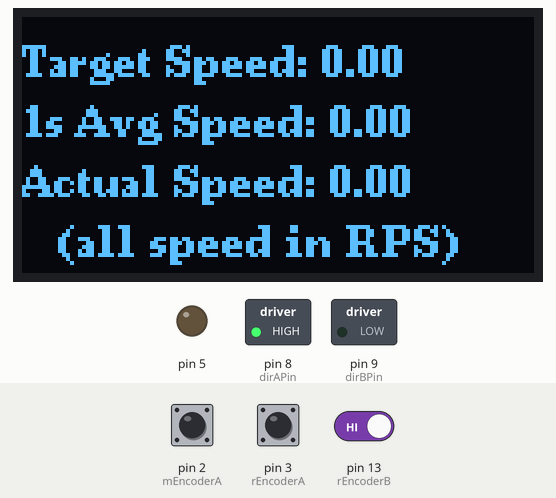
Simulated run of this sketch. Board: Arduino Uno, built with avr-gcc and run on an emulated ATmega328P. Shown: 128×64 one-colour display, switched loads named in the sketch (green lamp = pin HIGH), output pins drawn as LEDs (lit = HIGH). The test bench sets the inputs (shaded band); at power-on: pin 3 (rEncoderA) HIGH, pin 2 (mEncoderA) HIGH, pin 13 (rEncoderB) HIGH.

Above: at 1.5 s.
1.6 s: pin 3 (rEncoderA) driven LOW
At 3.6 s:
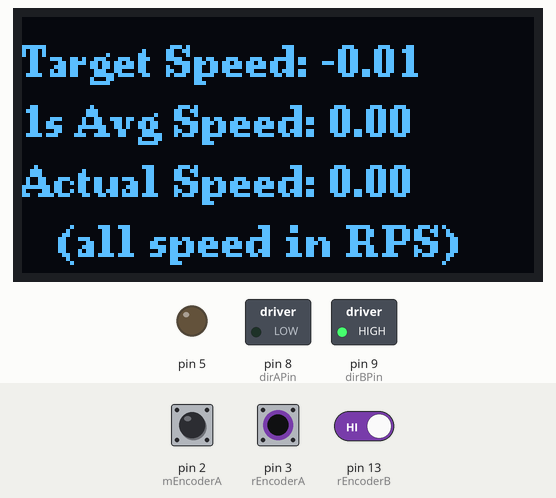
3.9 s: pin 3 (rEncoderA) pulsed HIGH 2 times (0.12 s each, 0.3 s apart)
At 6.2 s:
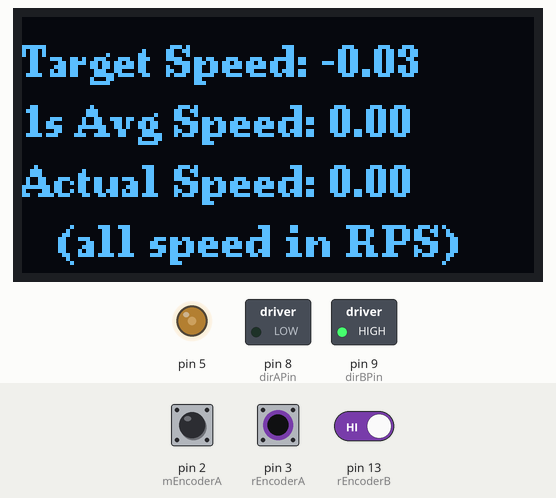
Timing chart, 0 to 7.7 s (numbered marks = the images above; inputs shaded):
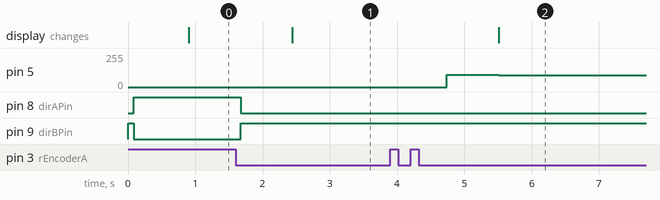

Measured:
- after the input at 1.6 s, pin 8 (dirAPin): HIGH → LOW after 0.07 s; pin 9 (dirBPin): LOW → HIGH after 0.07 s; the display: changes after 0.84 s (image 1)
- after the input at 3.9 s, pin 5: 0/255 → 91/255 after 0.84 s, → 90/255 0.77 s later; the display: changes after 1.6 s (image 2)

The sketch:

encoder_PID_motor_control.ino
```cpp
#include "Motor.h"
#include "PIDController.h"
#include <U8g2lib.h>

// ==============================
// Hardware Configuration
// ==============================

//GME12864 module
U8G2_SH1106_128X64_NONAME_1_HW_I2C u8g2(U8G2_R0);

//Hardware pins
const int motorPWM = 5;
const int mEncoderA = 2;
const int mEncoderB = 12;
const int rEncoderA = 3;
const int rEncoderB = 13;
const int dirAPin = 8;
const int dirBPin = 9;

//Hardware configuration constants
const unsigned long DISPLAY_INTERVAL_MS = 100;
const unsigned long CONTROL_INTERVAL_MS = 50;
const unsigned long RENC_DEBOUNCE_US = 2000;
const float TARGET_STEP_RPS = 0.01;
const float FEEDFORWARD_PWM = 90.0;
const float CONTROL_DT_S = 0.050;

//Global timing variables
unsigned long lastDisplayUpdate;
unsigned long lastControl;
volatile unsigned long lastREncUpdate;

//Buffer variables for calculating 1s average speed
const int AVG_WINDOW = 20;
float recentSpeedRPS[AVG_WINDOW];
float avgSpeedRPS = 0;
int bufferIndex = 0;
float speedSumRPS = 0;

//Rotary encoder input variables
volatile int rEncTicks = 0;
int lastREncTicks = 0;


//Motor and PID_Control objects
Motor motor(motorPWM, mEncoderA, mEncoderB, dirAPin, dirBPin);
PID_Control pid(20.0, 20.0, 1.0);


// =====================================
//  Motor and Rotary Encoder Interrupts
// =====================================

void encoderMotorWrapper() {  //wrapper function for encoder A interrupts
  motor.encoderISR();
}

void rotEncoderISR() {
  const unsigned long currentMicros = micros();
  if (currentMicros - lastREncUpdate > RENC_DEBOUNCE_US) { //Ignore quick successive interrupts for software debounce
    lastREncUpdate = currentMicros;
    bool A = digitalRead(rEncoderA);
    bool B = digitalRead(rEncoderB);

    if (A == B) {
      rEncTicks++;
    } else {
      rEncTicks--;
    }
  }
}


void setup() {
  Serial.begin(9600);
  attachInterrupt(digitalPinToInterrupt(mEncoderA), encoderMotorWrapper, RISING);
  attachInterrupt(digitalPinToInterrupt(rEncoderA), rotEncoderISR, FALLING);

  pinMode(rEncoderA, INPUT_PULLUP);
  pinMode(rEncoderB, INPUT_PULLUP);

  u8g2.begin();

  lastDisplayUpdate = millis();
  lastControl = millis();
}

void loop() {
  controlMotor();
  updateDisplay();

  noInterrupts();
  int ticks = rEncTicks;
  interrupts();

  if (ticks != lastREncTicks) {
    motor.setTargetSpeedRPS(rEncTicks * TARGET_STEP_RPS);
    lastREncTicks = ticks;
  }
}


// =================
//  Control Logic
// =================

void updateDisplay() {
  const unsigned long currentMillis = millis();
  if (currentMillis - lastDisplayUpdate > DISPLAY_INTERVAL_MS) { //wait at least 100 ms to update
    lastDisplayUpdate = currentMillis;
    u8g2.firstPage();
    do {
      u8g2.setFont(u8g2_font_ncenB08_tr);

      u8g2.setCursor(0, 15);
      u8g2.print("Target Speed: ");
      u8g2.print(motor.getTargetSpeedRPS());

      u8g2.setCursor(0, 30);
      u8g2.print("1s Avg Speed: ");
      u8g2.print(avgSpeedRPS);

      u8g2.setCursor(0, 45);
      u8g2.print("Actual Speed: ");
      u8g2.print(motor.getSpeedRPS());

      u8g2.setCursor(0, 60);
      u8g2.print("   (all speed in RPS)");
    } while (u8g2.nextPage());
  }
}

void updateAverage(float newSpeed) {
  speedSumRPS -= recentSpeedRPS[bufferIndex];
  recentSpeedRPS[bufferIndex] = newSpeed;
  speedSumRPS += newSpeed;
  bufferIndex++;

  if (bufferIndex == AVG_WINDOW) {
    bufferIndex = 0;
  }

  avgSpeedRPS = speedSumRPS / AVG_WINDOW;
}

void controlMotor() {
  const unsigned long currentMillis = millis();
  if (currentMillis - lastControl > CONTROL_INTERVAL_MS) {  //Run control loop
    lastControl = currentMillis;
    motor.updateSpeedDir();
    const float target = motor.getTargetSpeedRPS();
    const float measured = motor.getSpeedRPS();

    // Compute PID correction based on target vs measured speed
    float pidOutput = pid.compute(target, measured, CONTROL_DT_S, 1.00, 0.30, 0.50, 0.80); //args are experimentally determined for given motor's performance

    float feedforward = 0;


    if (target > 0.01) {
      feedforward = FEEDFORWARD_PWM;
    } else if (target < -0.01) {
      feedforward = -FEEDFORWARD_PWM;
    }

    float control = pidOutput + feedforward;

    updateAverage(measured);
    motor.applyControl(control);
  }
}
```

Motor.cpp
```cpp
#include "Motor.h"
#include <Arduino.h>

// Motor.cpp
// DC motor control using PWM and encoder feedback.
// Handles direction control, speed measurement from encoder interrupts,
// and applys control signals from the PID controller.

Motor::Motor(int pwm, int encA, int encB, int dirAP, int dirBP) {
  pwmPin = pwm;
  encoderAPin = encA;
  encoderBPin = encB;
  dirAPin = dirAP;
  dirBPin = dirBP;

  lastSampleTicks = 0;
  lastSampleTime = millis();
  speedPWM = 0;
  speedRPS = 0;
  avgSpeedRPS = 0;
  ticks = 0;
  targetSpeedRPS = 0;
  setDirection = -1;

  pinMode(pwmPin, OUTPUT);
  pinMode(encoderAPin, INPUT);
  pinMode(encoderBPin, INPUT);
  pinMode(dirAPin, OUTPUT);
  pinMode(dirBPin, OUTPUT);
  digitalWrite(dirAPin, LOW);  //default clockwise
  digitalWrite(dirBPin, HIGH);
}

void Motor::setSpeedPWM(int pwm) {
  speedPWM = pwm;
  analogWrite(pwmPin, speedPWM);
}

void Motor::setTargetSpeedRPS(float rps) {
  targetSpeedRPS = rps;
}

void Motor::setDir(int dir) {
  if (dir != 1 && dir != -1) return;

  setDirection = dir;
  int dirA;
  int dirB;
  int currPWM = speedPWM; //Store speed and set 0 to safely change direction
  setSpeedPWM(0);
  delay(3);  //Wait 3ms to avoid large reverse current spike

  if (setDirection == -1) { //LOW/HIGH configured for specific pins % motor driver connections
    dirA = LOW;
    dirB = HIGH;
  } else if (setDirection == 1){
    dirA = HIGH;
    dirB = LOW;
  }
  digitalWrite(dirAPin, dirA);
  digitalWrite(dirBPin, dirB);

  setSpeedPWM(currPWM);
}

void Motor::updateSpeedDir() {
  unsigned long now = millis();

  if (now - lastSampleTime >= 50) {  //Sample after minimum 50ms using actual elapsed time
    noInterrupts();
    long currentTicks = ticks;
    interrupts();
    long deltaTicks = currentTicks - lastSampleTicks;
    float deltaTimeS = (now - lastSampleTime) / 1000.0;

    lastSampleTicks = currentTicks;
    lastSampleTime = now;

    float rawSpeed = (deltaTicks / float(TICKS_PER_REV)) / deltaTimeS / GEAR_RATIO; //calculate rps of current motor shaft speed
    float alpha = 0.1;
    speedRPS = alpha * speedRPS + (1 - alpha) * rawSpeed; //Only update speed by 90% of measured speed to avoid jumping

    if (abs(speedRPS) < 0.001) {
      measuredDirection = 0;  //dir = 0 if still
    } else if (speedRPS < 0) {   //negative speed clockwise -1 (B leads A), positive speed counterclockwise 1 (A leads B)
      measuredDirection = -1;
    } else {
      measuredDirection = 1;
    }
  }
}

void Motor::encoderISR() {
  bool A = digitalRead(encoderAPin);
  bool B = digitalRead(encoderBPin);

  if (A == B) {
    ticks--;  //B leads A
  } else {
    ticks++;  //A leads B
  }
}

long Motor::getTicks() {
  return ticks;
}

float Motor::getTargetSpeedRPS() {
  return targetSpeedRPS;
}

float Motor::getSpeedRPS() {
  return speedRPS;
}

int Motor::getSpeedPWM() {
  return speedPWM;
}

int Motor::getMeasuredDir() {
  return measuredDirection;
}

int Motor::getSetDirection() {
  return setDirection;
}

void Motor::applyControl(float control) {
  const int minPWM = 90;   //experimentally determined

  int newDir;
  if (control < 0) {
    newDir = -1;  //set direction based on control output
  } else {
    newDir = 1;
  }

  int pwm = (int)abs(control);

  if (pwm > 255) {  //Clamp pwm to max or minimum effective if correction is needed
    pwm = 255;
  }

  if (pwm < minPWM) {
    pwm = 0;
  }

  if (newDir != setDirection) {  //Change direction if correction is required
    setDir(newDir);
  }

  setSpeedPWM(pwm);
}
```

Motor.h
```cpp
#ifndef MOTOR_H
#define MOTOR_H

class Motor {
private:
  int pwmPin;
  int encoderAPin;
  int encoderBPin;
  int dirAPin;
  int dirBPin;

  long lastSampleTicks;
  unsigned long lastSampleTime;
  const int TICKS_PER_REV = 8;
  const int GEAR_RATIO = 120;
  int speedPWM;
  float speedRPS;
  float avgSpeedRPS;
  float targetSpeedRPS;
  int measuredDirection;
  int setDirection;

  volatile long ticks;

public:
  Motor(int pwm, int encA, int encB, int dirAP, int dirBP);

  void setSpeedPWM(int pwm);
  void setTargetSpeedRPS(float rps);
  void setDir(int dir);
  void updateSpeedDir();
  void encoderISR();
  void applyControl(float err);

  float getTargetSpeedRPS();
  float getSpeedRPS();
  int getSpeedPWM();
  int getMeasuredDir();
  int getSetDirection();
  long getTicks();
};

#endif
```

PIDController.cpp
```cpp
#include "PIDController.h"
#include <Arduino.h>

// PIDController.cpp
// PID controller implementation used for motor speed regulation.
// Computes control output based on target and measured speed.

PID_Control::PID_Control(float p, float i, float d) {
  setkp = p;
  setki = i;
  setkd = d;

  prevDerivative = 0;
  integral = 0;
  maxIntegral = 0;
  prevError = 0;
  prevTarget = 0;
}

PID_Control::PID_Control() {  //default constructor
  setkp = 50;
  setki = 50;
  setkd = 0.1 * kp;

  prevDerivative = 0;
  integral = 0;
  prevError = 0;
  prevTarget = 0;
}

float PID_Control::compute(float target, float measured, float dt, float maxInt, float lowThreshold, float midThreshold, float highThreshold) {
  if (target == 0) return 0; //Stop motor if target is 0
  if (abs(target - prevTarget) > 0.001) {  //If target changed, alter kp, ki, kd and maxIntegral based on speed
    if (abs(target) < lowThreshold) {
      kp = setkp;
      ki = setki;
      kd = setkd;
      maxIntegral = maxInt;
    } else if (abs(target) < midThreshold){
      kp = 2 * setkp;
      ki = 2 * setki;
      kd = 2 * setkd;
      maxIntegral = 3 * maxInt;
    } else if (abs(target) < highThreshold) {
      kp = setkp * 4;
      ki = setki * 4;
      kd = setkd * 4;
      maxIntegral = 3 * maxInt;
    } else {
      kp = setkp * 8;
      ki = setki * 8;
      kd = setkd * 8;
      maxIntegral = 4 * maxInt;
    }
  }

  float error = target - measured;
  if (abs(integral) <= maxIntegral) { //restrict integral to maxIntegral to avoid excessive buildup
    integral += error * dt;
  } else if (integral < 0) {
    integral = maxIntegral * -1;
  } else {
    integral = maxIntegral;
  }

  float derivative;
  if (dt != 0) {
    derivative = (error - prevError) / dt;
  }

  prevError = error;
  prevDerivative = derivative;
  prevTarget = target;

  return error * kp + integral * ki + derivative * kd;
}

void PID_Control::setKP(float p) {
  setkp = p;
}

void PID_Control::setKI(float i) {
  setki = i;
}

void PID_Control::setKD(float d) {
  setkd = d;
}

float PID_Control::getPrevError() {
  return prevError;
}

float PID_Control::getPrevDerivative() {
  return prevDerivative;
}

float PID_Control::getIntegral() {
  return integral;
}
```

PIDController.h
```cpp
#ifndef PIDCONTROLLER_H
#define PIDCONTROLLER_H

class PID_Control {
private:
  float kp;
  float ki;
  float kd;

  float setkp;
  float setki;
  float setkd;

  float prevDerivative;
  float integral;
  float maxIntegral;
  float prevError;
  float prevTarget;

public:
  PID_Control(float p, float i, float d);
  PID_Control();

  float compute(float target, float measured, float dt, float maxInt, float lowThreshold, float midThreshold, float highThreshold);

  void setKP(float p);
  void setKI(float i);
  void setKD(float d);

  float getPrevError();
  float getPrevDerivative();
  float getIntegral();
};

#endif
```
